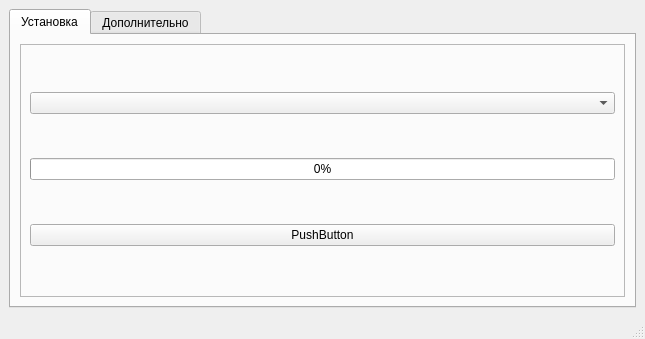
<?xml version="1.0" encoding="UTF-8"?>
<ui version="4.0">
 <class>MainWindow</class>
 <widget class="QMainWindow" name="MainWindow">
  <property name="geometry">
   <rect>
    <x>0</x>
    <y>0</y>
    <width>645</width>
    <height>339</height>
   </rect>
  </property>
  <property name="windowTitle">
   <string>MainWindow</string>
  </property>
  <widget class="QWidget" name="centralwidget">
   <layout class="QVBoxLayout" name="verticalLayout_3">
    <item>
     <widget class="QTabWidget" name="tabWidget">
      <property name="currentIndex">
       <number>0</number>
      </property>
      <widget class="QWidget" name="tab_2">
       <attribute name="title">
        <string>Установка</string>
       </attribute>
       <layout class="QHBoxLayout" name="horizontalLayout_2">
        <item>
         <widget class="QFrame" name="frame">
          <property name="frameShape">
           <enum>QFrame::StyledPanel</enum>
          </property>
          <property name="frameShadow">
           <enum>QFrame::Raised</enum>
          </property>
          <layout class="QVBoxLayout" name="verticalLayout">
           <item>
            <widget class="QComboBox" name="cb_nameGames"/>
           </item>
           <item>
            <widget class="QProgressBar" name="pb_bar">
             <property name="maximum">
              <number>10</number>
             </property>
             <property name="value">
              <number>0</number>
             </property>
            </widget>
           </item>
           <item>
            <widget class="QPushButton" name="psh_setup">
             <property name="text">
              <string>PushButton</string>
             </property>
            </widget>
           </item>
          </layout>
         </widget>
        </item>
       </layout>
      </widget>
      <widget class="QWidget" name="tab">
       <attribute name="title">
        <string>Дополнительно</string>
       </attribute>
       <layout class="QVBoxLayout" name="verticalLayout_2">
        <item>
         <widget class="QGroupBox" name="groupBox_2">
          <property name="title">
           <string/>
          </property>
          <layout class="QVBoxLayout" name="verticalLayout_4">
           <item>
            <widget class="QPushButton" name="psh_toogle">
             <property name="text">
              <string>PushButton</string>
             </property>
            </widget>
           </item>
          </layout>
         </widget>
        </item>
        <item>
         <widget class="QGroupBox" name="groupBox">
          <property name="title">
           <string/>
          </property>
          <layout class="QHBoxLayout" name="horizontalLayout">
           <item>
            <widget class="QRadioButton" name="rb_setup2">
             <property name="text">
              <string>2%</string>
             </property>
            </widget>
           </item>
           <item>
            <widget class="QRadioButton" name="rb_setup1">
             <property name="text">
              <string>1%</string>
             </property>
            </widget>
           </item>
          </layout>
         </widget>
        </item>
       </layout>
      </widget>
     </widget>
    </item>
   </layout>
  </widget>
  <widget class="QMenuBar" name="menubar">
   <property name="geometry">
    <rect>
     <x>0</x>
     <y>0</y>
     <width>645</width>
     <height>17</height>
    </rect>
   </property>
  </widget>
  <widget class="QStatusBar" name="statusbar"/>
 </widget>
 <resources/>
 <connections/>
</ui>
